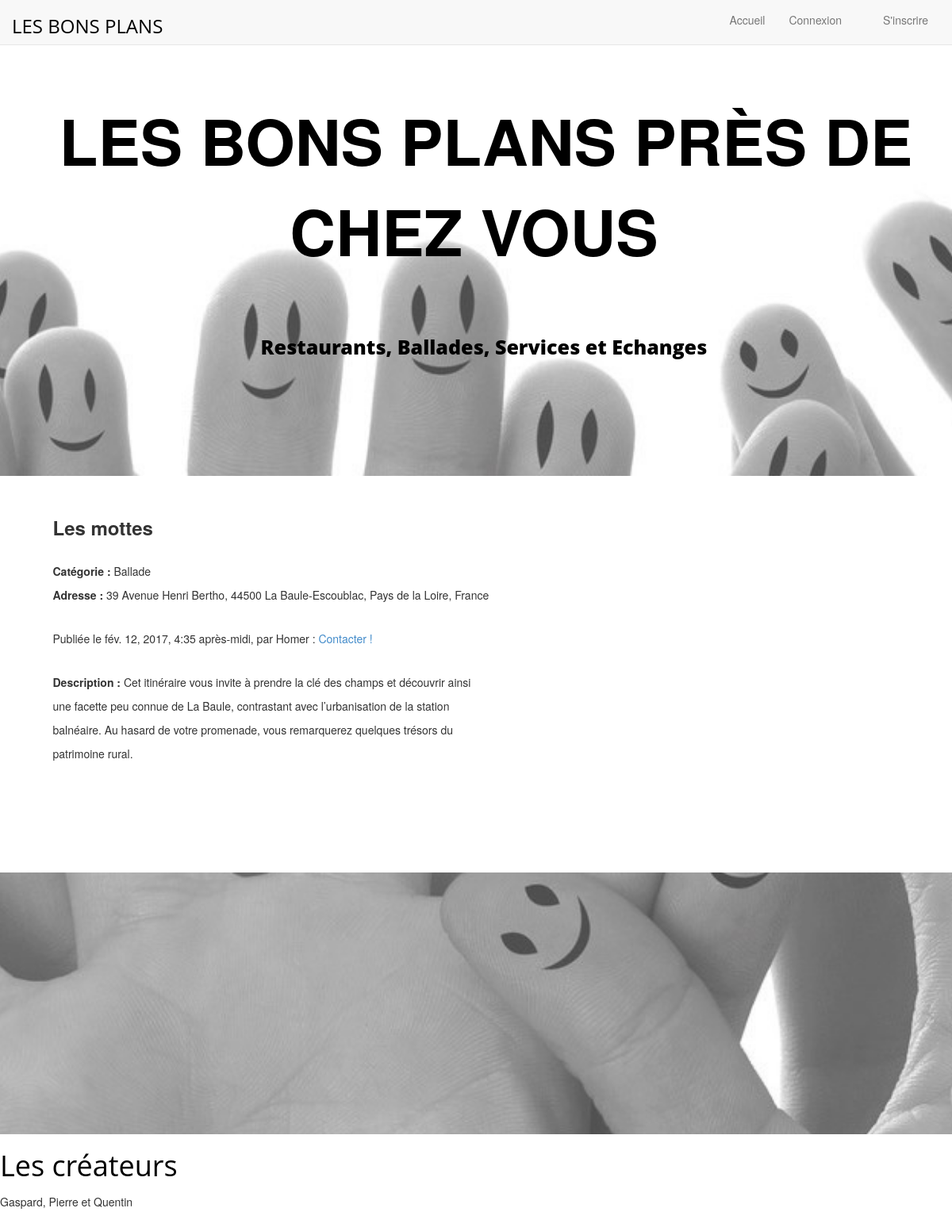
The page /annonces/12/ on the database its author committed.
### annonces/models.py (models this page shows, shortened)
class Annonce(models.Model):
    titre = models.CharField(max_length=100)
    categorie = models.ForeignKey('Categorie')
    auteur = models.ForeignKey(User)
    descriptif = models.TextField(null=True)
    date = models.DateTimeField()
    numero = models.IntegerField(default=2)
    rue = models.CharField(max_length=100, default='Allée de la Noiseraie')
    pays = models.CharField(max_length=100, default='France')
    code_postal = models.IntegerField(default=77420)
    region = models.CharField(max_length=100, default='Île-de-France')
    ville = models.CharField(max_length=100, default='Noisy-le-Grand')
    lat = models.FloatField(default=48.8411)
    long = models.FloatField(default=2.5880)
    somme_notes = models.IntegerField(default=0)
    nb_votes = models.IntegerField(default=0)

class Categorie(models.Model):
    nom = models.CharField(max_length=30)
    def __str__(self):
        return self.nom

### annonces/views.py (the view)
# urls.py: url(r'^(?P<pk>[-\w]+)/$', AnnonceDetailView.as_view(), name='annonce_detail'),
class AnnonceDetailView(DetailView):
    model = Annonce
    def get_context_data(self, **kwargs):
        context = super(AnnonceDetailView, self).get_context_data(**kwargs)
        context['now'] = timezone.now()
        return context

### annonces/templates/annonces/annonce_detail.html (shortened to what this page needs)
{% extends "base.html" %}
{% block content %}
<article style="float: left;  margin: 0 1.5%; width: 50%;">
  <div>
    <p><font size ='5'><b> {{ object.titre }} </b></font></p>
    <p><b> Catégorie : </b> {{ object.categorie }} <br>
    <b> Adresse : </b> {{ object.numero }} {{ object.rue }}, {{ object.code_postal}} {{ object.ville }}, {{ object.region }}, {{ object.pays }} </p>
    <p> Publiée le {{ object.date }}, par {{ object.auteur }} : <a href="mailto: {{ object.auteur.email }}?subject=À propos de votre annonce ... " > Contacter ! </a><br></p>
    <p><b> Description : </b> {{ object.descriptif }} </p>
  </div>
</article>
<aside>
  <div id="map"></div>
</aside>
{% endblock %}

### static/css/style.css (style rules this page uses)
aside { float: right; margin: 0 1.5%; width: 30%; }
#map { height: 400px; width: 100%; }
*, *::before, *::after { box-sizing: inherit; }
body { font-size:14px; }
p { font-weight:300; line-height:30px; padding-bottom:15px; }

### rows shown on the page
Annonce: titre "Les mottes", categorie "Ballade", numero "39", rue "Avenue Henri Bertho", code_postal "44500", ville "La Baule-Escoublac", region "Pays de la Loire", pays "France", date "fév. 12, 2017, 4:35 après-midi", auteur "Homer", descriptif "Cet itinéraire vous invite à prendre la clé des champs et découvrir ainsi une facette peu connue de La Baule, contrastant avec l’urbanisation de la station balnéaire. Au hasard de votre promenade, vous remarquerez quelques trésors du patrimoine rural."
